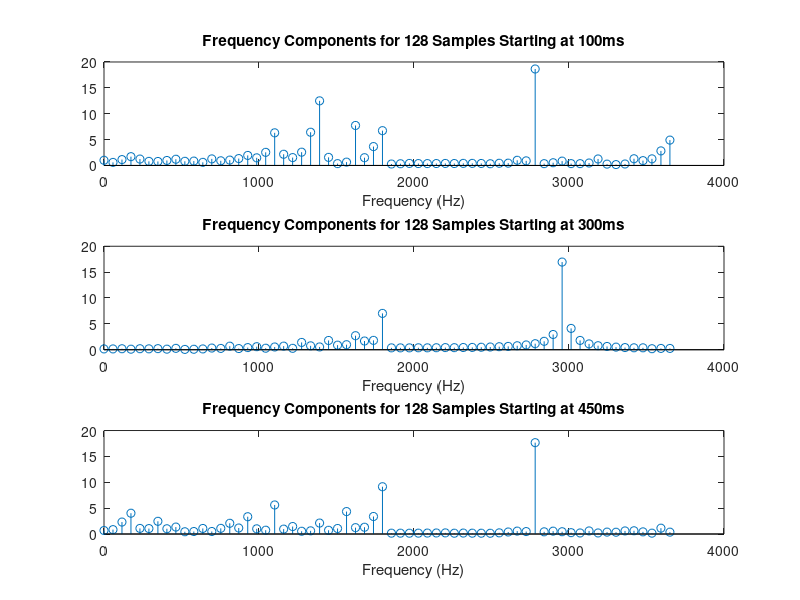

MATLAB code for this plot:
%!-------------------------------------------------------------------------
%! DSP HW5 #4
%!  - Take 256pt FFT at 100ms, 300ms and 450ms
%!  - Display FFT magnitude for positive frequencies
%!  - Identify frequency bands of interferece
%!-------------------------------------------------------------------------

%! Enviorment
load HW5_Sig    % Sig and Fs
block_size = 128;

% Take FFT
fft_100ms = fft(Sig(6*block_size:7*block_size-1));
fft_300ms = fft(Sig(17*block_size:18*block_size-1));
fft_450ms = fft(Sig(26*block_size:27*block_size-1));

% Plot FFT
f = (0:63)*Fs/block_size;
subplot(3,1,1)
stem(f, fftshift(abs(fft_100ms(65:end))))
title('Frequency Components for 128 Samples Starting at 100ms')
xlabel('Frequency (Hz)')

subplot(3,1,2)
stem(f, fftshift(abs(fft_300ms(65:end))))
title('Frequency Components for 128 Samples Starting at 300ms')
xlabel('Frequency (Hz)')

subplot(3,1,3)
stem(f, fftshift(abs(fft_450ms(65:end))))
title('Frequency Components for 128 Samples Starting at 450ms')
xlabel('Frequency (Hz)')


disp(['The frequency components that should be filtered'...
'out are from about 2750Hz to about 3100Hz, the '...
'impulses from the beep sine waves.'])
